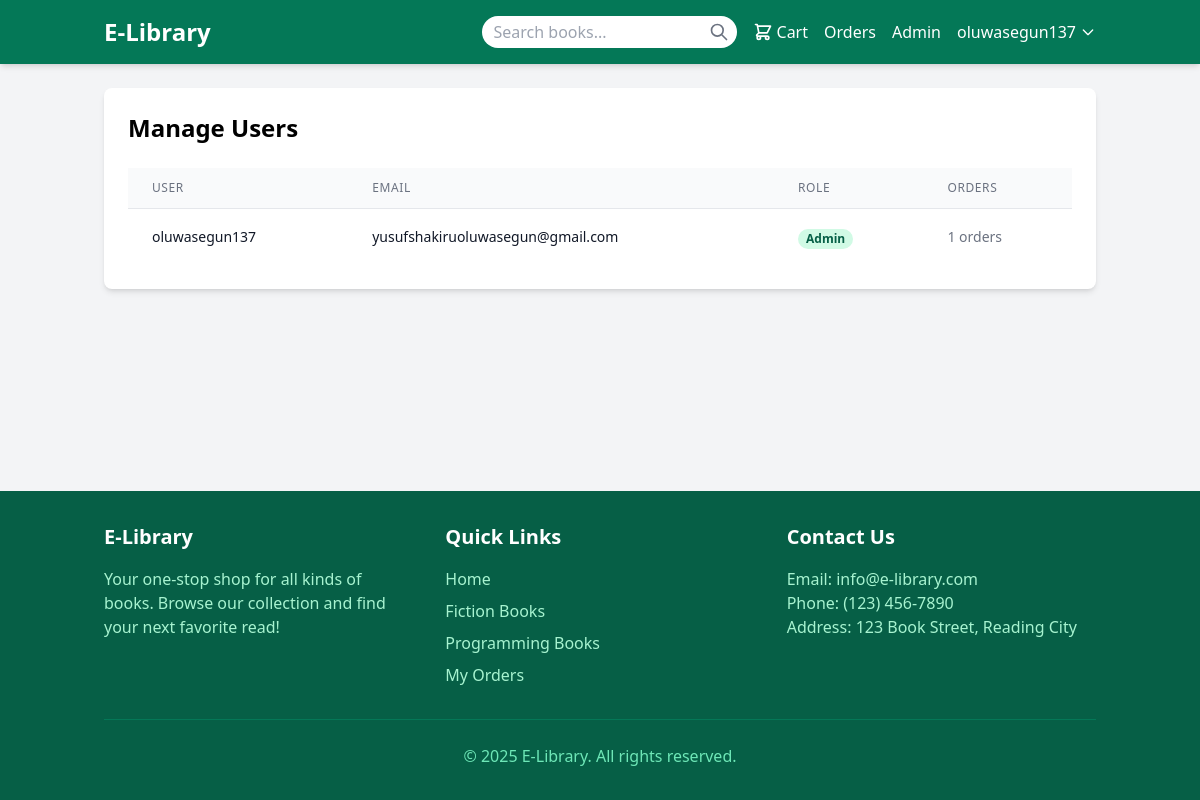
The app's page /admin/users (signed in) with its own data.
### app.py (models this page shows)
class User(db.Model):
    id = db.Column(db.Integer, primary_key=True)
    username = db.Column(db.String(80), unique=True, nullable=False)
    email = db.Column(db.String(120), unique=True, nullable=False)
    password = db.Column(db.String(200), nullable=False)
    is_admin = db.Column(db.Boolean, default=False)
    cart_items = db.relationship('CartItem', backref='user', lazy=True)
    orders = db.relationship('Order', backref='user', lazy=True)

### app.py (the view)
@app.route('/admin/users')
@admin_required
def admin_users():
    users = User.query.all()
    return render_template('admin/users.html', users=users)

### app.py (called while the page is built)
def admin_required(f):
    @wraps(f)
    def decorated_function(*args, **kwargs):
        if 'user_id' not in session:
            flash('Please log in to access this page', 'warning')
            return redirect(url_for('login'))
        user = User.query.get(session['user_id'])
        if not user or not user.is_admin:
            flash('You do not have permission to access this page', 'danger')
            return redirect(url_for('index'))
        return f(*args, **kwargs)
    return decorated_function

### templates/admin/users.html (shortened to what this page needs)
{% extends 'base.html' %}
{% block content %}
<div class="bg-white rounded-lg shadow-md overflow-hidden">
    <div class="p-6">
        <h1 class="text-2xl font-bold mb-6">Manage Users</h1>
        {% if users %}
            <div class="overflow-x-auto">
                <table class="min-w-full divide-y divide-gray-200">
                    <thead class="bg-gray-50">
                        <tr>
                            <th scope="col" class="px-6 py-3 text-left text-xs font-medium text-gray-500 uppercase tracking-wider">User</th>
                            <th scope="col" class="px-6 py-3 text-left text-xs font-medium text-gray-500 uppercase tracking-wider">Email</th>
                            <th scope="col" class="px-6 py-3 text-left text-xs font-medium text-gray-500 uppercase tracking-wider">Role</th>
                            <th scope="col" class="px-6 py-3 text-left text-xs font-medium text-gray-500 uppercase tracking-wider">Orders</th>
                        </tr>
                    </thead>
                    <tbody class="bg-white divide-y divide-gray-200">
                        {% for user in users %}
                        <tr>
                            <td class="px-6 py-4 whitespace-nowrap">
                                <div class="text-sm font-medium text-gray-900">{{ user.username }}</div>
                            </td>
                            <td class="px-6 py-4 whitespace-nowrap">
                                <div class="text-sm text-gray-900">{{ user.email }}</div>
                            </td>
                            <td class="px-6 py-4 whitespace-nowrap">
                                {% if user.is_admin %}
                                    <span class="px-2 inline-flex text-xs leading-5 font-semibold rounded-full bg-emerald-100 text-emerald-800">
                                        Admin
                                    </span>
                                {% else %}
                                    <span class="px-2 inline-flex text-xs leading-5 font-semibold rounded-full bg-gray-100 text-gray-800">
                                        User
                                    </span>
                                {% endif %}
                            </td>
                            <td class="px-6 py-4 whitespace-nowrap text-sm text-gray-500">
                                {{ user.orders|length }} orders
                            </td>
                        </tr>
                        {% endfor %}
                    </tbody>
                </table>
            </div>
        {% else %}
            <div class="text-center py-8">
                <p class="text-gray-500">No users registered yet.</p>
            </div>
        {% endif %}
    </div>
</div>
{% endblock %}

### templates/base.html (shortened to what this page needs)
<!DOCTYPE html>
<html lang="en">
<head>
    <script src="https://cdn.tailwindcss.com"></script>
</head>
<body class="bg-gray-100 min-h-screen flex flex-col">
    <header class="bg-emerald-700 text-white shadow-md">
        <div class="container mx-auto px-4 py-4">
            <div class="flex justify-between items-center">
                <a href="{{ url_for('index') }}" class="text-2xl font-bold">E-Library</a>
                <div class="flex items-center space-x-4">
                    <form action="{{ url_for('search') }}" method="get" class="hidden md:block">
                        <div class="relative">
                            <input type="text" name="query" placeholder="Search books..."
                                   class="py-1 px-3 rounded-full text-gray-800 focus:outline-none focus:ring-2 focus:ring-emerald-500">
                            <button type="submit" class="absolute right-2 top-1/2 transform -translate-y-1/2">
                                <svg xmlns="http://www.w3.org/2000/svg" class="h-5 w-5 text-gray-500" fill="none" viewBox="0 0 24 24" stroke="currentColor">
                                    <path stroke-linecap="round" stroke-linejoin="round" stroke-width="2" d="M21 21l-6-6m2-5a7 7 0 11-14 0 7 7 0 0114 0z" />
                                </svg>
                            </button>
                        </div>
                    </form>
                    <nav class="flex items-center space-x-4">
                        {% if session.get('user_id') %}
                            <a href="{{ url_for('view_cart') }}" class="hover:text-emerald-200 flex items-center">
                                Cart
                            </a>
                            <a href="{{ url_for('view_orders') }}" class="hover:text-emerald-200">Orders</a>
                            {% if session.get('is_admin') %}
                                <a href="{{ url_for('admin_dashboard') }}" class="hover:text-emerald-200">Admin</a>
                            {% endif %}
                            <div class="relative group">
                                <button class="hover:text-emerald-200 flex items-center">
                                    <span>{{ session.get('username') }}</span>
                                    <svg xmlns="http://www.w3.org/2000/svg" class="h-4 w-4 ml-1" fill="none" viewBox="0 0 24 24" stroke="currentColor">
                                        <path stroke-linecap="round" stroke-linejoin="round" stroke-width="2" d="M19 9l-7 7-7-7" />
                                    </svg>
                                </button>
                            </div>
                        {% else %}
                            <a href="{{ url_for('login') }}" class="hover:text-emerald-200">Login</a>
                            <a href="{{ url_for('register') }}" class="bg-white text-emerald-700 px-4 py-2 rounded-full font-medium hover:bg-emerald-100">Register</a>
                        {% endif %}
                    </nav>
                </div>
            </div>
        </div>
    </header>
    <main class="flex-grow container mx-auto px-4 py-6">
        {% block content %}{% endblock %}
    </main>
    <footer class="bg-emerald-800 text-white py-8">
        <div class="container mx-auto px-4">
            <div class="grid grid-cols-1 md:grid-cols-3 gap-8">
                <div>
                    <h3 class="text-xl font-bold mb-4">E-Library</h3>
                    <p class="text-emerald-200">Your one-stop shop for all kinds of books. Browse our collection and find your next favorite read!</p>
                </div>
                <div>
                    <h3 class="text-xl font-bold mb-4">Quick Links</h3>
                    <ul class="space-y-2">
                        <li><a href="{{ url_for('index') }}" class="text-emerald-200 hover:text-white">Home</a></li>
                        <li><a href="{{ url_for('search') }}?query=fiction" class="text-emerald-200 hover:text-white">Fiction Books</a></li>
                        <li><a href="{{ url_for('search') }}?query=programming" class="text-emerald-200 hover:text-white">Programming Books</a></li>
                        {% if session.get('user_id') %}
                            <li><a href="{{ url_for('view_orders') }}" class="text-emerald-200 hover:text-white">My Orders</a></li>
                        {% else %}
                            <li><a href="{{ url_for('login') }}" class="text-emerald-200 hover:text-white">Login</a></li>
                        {% endif %}
                    </ul>
                </div>
                <div>
                    <h3 class="text-xl font-bold mb-4">Contact Us</h3>
                    <p class="text-emerald-200">Email: info@e-library.com</p>
                    <p class="text-emerald-200">Phone: (123) 456-7890</p>
                    <p class="text-emerald-200">Address: 123 Book Street, Reading City</p>
                </div>
            </div>
            <div class="mt-8 pt-6 border-t border-emerald-700 text-center text-emerald-300">
                <p>&copy; 2025 E-Library. All rights reserved.</p>
            </div>
        </div>
    </footer>
</body>
</html>

### records on screen
User: get "oluwasegun137", username "oluwasegun137", email "yusufshakiruoluwasegun@gmail.com", is_admin "Admin", orders|length "1"
